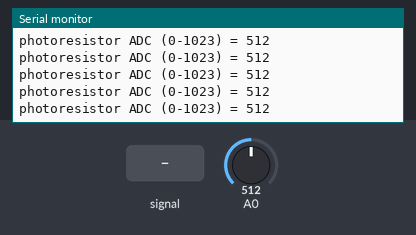
Recording of a sketch running on a simulated Arduino Uno, built with avr-gcc and run on an emulated ATmega328P. Shown: the last lines printed to the serial monitor. The test bench sets the inputs (shaded band); at power-on: A0 = 512.

Above: at 1.2 s.
1.3 s: A0 fed a 200 Hz sine of ±81 counts around its level
At 1.33 s:
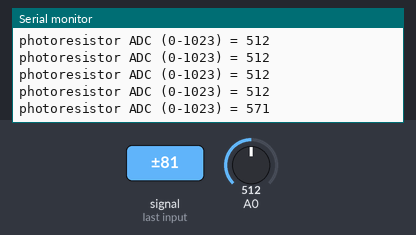
2.8 s: A0 set to 716
At 2.84 s:
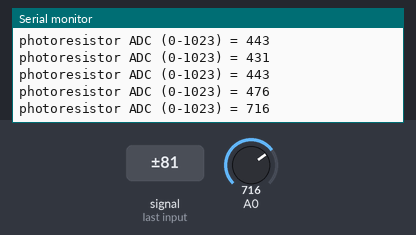
4.3 s: A0 fed a 1000 Hz sine of ±255 counts around its level
At 4.35 s:
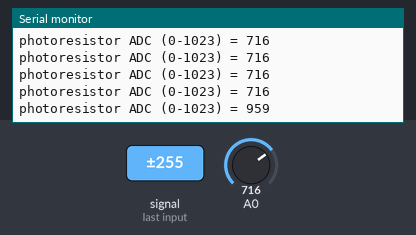
5.8 s: A0 set to 900
At 5.82 s:
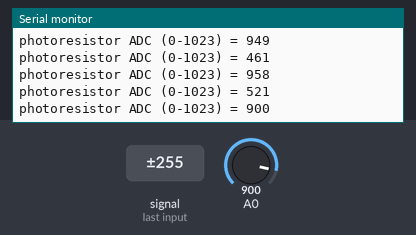
Timing chart, 0 to 8.3 s (numbered marks = the images above; inputs shaded):
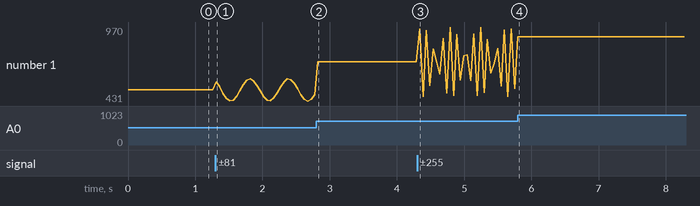

Measured:
- after the input at 1.3 s, the serial monitor: prints a new line at once (image 1)
- after the input at 2.8 s, the serial monitor: prints a new line at once (image 2)
- after the input at 4.3 s, the serial monitor: prints a new line at once (image 3)
- after the input at 5.8 s, the serial monitor: prints a new line at once (image 4)
- plotted number 1: 512 → 476 after the input at 1.3 s, 476 → 716 after the input at 2.8 s, 716 → 521 after the input at 4.3 s, 521 → 900 after the input at 5.8 s

The sketch:

2_3_analog_read_atmega_interrupts.ino
```cpp
volatile uint16_t photoresistorValue = 0;

void setup() {
  Serial.begin(115200);
  while (!Serial);

  ADCSRA = (1 << ADEN)  // enable ADC
    | ((1 << ADPS2)
    | (1 << ADPS1)
    | (1 << ADPS0))     // prescaler 128
    | (1 << ADIE);      // enable interrupts

  ADMUX = (1 << REFS0); // MUX3..0 bits are set to 0, which is ADC0/PC0/A0 pin
  ADCSRA |= 1 << ADSC;  // start ADC, handle a response in the ISR routine
  sei();
}

void loop() {
  Serial.print("photoresistor ADC (0-1023) = ");
  Serial.println(photoresistorValue);

  delay(50);
}

ISR(ADC_vect) {
  photoresistorValue = ADC;
  ADCSRA |= 1 << ADSC;      // run ADC/ch:adc0 immediately again
}
```
